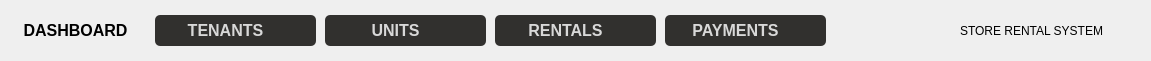
     <widget class="QWidget" name="DashBoardWidget" native="true">
      <property name="geometry">
       <rect>
        <x>0</x>
        <y>0</y>
        <width>1151</width>
        <height>61</height>
       </rect>
      </property>
      <property name="styleSheet">
       <string notr="true">QWidget {
    background-color:  #fffff;        /* Background color */
    border: 1px solid #d3d3d3;      /* Light grey border */
    border-radius: 10px;            /* Rounded corners */
    padding: 10px;                  /* Padding inside the widget */
}

/* Shadow effect */
QWidget {
    box-shadow: 5px 5px 15px rgba(0, 0, 0, 0.3);  /* Shadow with some transparency */
}

QWidget &gt; QLabel {
    background-color: transparent;              /* Transparent background for labels */
    border: none;                               /* No border for labels */
    margin: 0px;                                /* No margin for labels */
}</string>
      </property>
      <widget class="QPushButton" name="DashboardButton">
       <property name="geometry">
        <rect>
         <x>-10</x>
         <y>0</y>
         <width>171</width>
         <height>61</height>
        </rect>
       </property>
       <property name="styleSheet">
        <string notr="true">QPushButton {
    background-color: #fffff; /* Solid color */
    border: none;
    border-radius: 12px;
    color: black;
    padding: 4px 5px;
    text-align: center;
    font-size: 16px;
    font-weight: bold;
    min-width: 10px;
    min-height: 4px;
    margin: 5px;
	
}

QPushButton:hover {
    background-color: #94908D; /* Solid color on hover */
}

QPushButton:pressed {
    background-color: #94908D; /* Solid color on pressed */
}

QPushButton:disabled {
    background-color: #111111; /* Solid color on disabled */
    color: #fffff;
}
</string>
       </property>
       <property name="text">
        <string>DASHBOARD</string>
       </property>
       <property name="icon">
        <iconset>
         <normaloff>:/icons/house.png</normaloff>:/icons/house.png</iconset>
       </property>
       <property name="iconSize">
        <size>
         <width>25</width>
         <height>25</height>
        </size>
       </property>
      </widget>
      <widget class="QPushButton" name="RentalsButton">
       <property name="geometry">
        <rect>
         <x>490</x>
         <y>10</y>
         <width>171</width>
         <height>41</height>
        </rect>
       </property>
       <property name="styleSheet">
        <string notr="true">QPushButton {
    background-color: #31302E; /* Solid color */
    border: none;
    border-radius: 5px;
    color: #d8d8d8;
    padding: 4px 5px;
    text-align: center;
    font-size: 16px;
    font-weight: bold;
    min-width: 10px;
    min-height: 4px;
    margin: 5px;
	padding-right: 25px;
	
}

QPushButton:hover {
    background-color: #94908D; /* Solid color on hover */
}

QPushButton:pressed {
    background-color: #94908D; /* Solid color on pressed */
}

QPushButton:disabled {
    background-color: #000000; /* Solid color on disabled */
    color: #757575;
}
</string>
       </property>
       <property name="text">
        <string>RENTALS</string>
       </property>
       <property name="icon">
        <iconset resource="resources.qrc">
         <normaloff>:/icons/D:/key-3-16.ico</normaloff>:/icons/D:/key-3-16.ico</iconset>
       </property>
       <property name="iconSize">
        <size>
         <width>19</width>
         <height>19</height>
        </size>
       </property>
      </widget>
      <widget class="QPushButton" name="UnitsButton">
       <property name="geometry">
        <rect>
         <x>320</x>
         <y>10</y>
         <width>171</width>
         <height>41</height>
        </rect>
       </property>
       <property name="styleSheet">
        <string notr="true">QPushButton {
    background-color: #31302E; /* Solid color */
    border: none;
    border-radius: 5px;
    color: #d8d8d8;
    padding: 4px 5px;
    text-align: center;
    font-size: 16px;
    font-weight: bold;
    min-width: 10px;
    min-height: 4px;
    margin: 5px;
	padding-right: 25px;
	
}

QPushButton:hover {
    background-color: #94908D; /* Solid color on hover */
}

QPushButton:pressed {
    background-color: #94908D; /* Solid color on pressed */
}

QPushButton:disabled {
    background-color: #000000; /* Solid color on disabled */
    color: #757575;
}
</string>
       </property>
       <property name="text">
        <string>UNITS</string>
       </property>
       <property name="icon">
        <iconset resource="resources.qrc">
         <normaloff>:/icons/D:/edit-property-16.ico</normaloff>:/icons/D:/edit-property-16.ico</iconset>
       </property>
       <property name="iconSize">
        <size>
         <width>19</width>
         <height>19</height>
        </size>
       </property>
      </widget>
      <widget class="QPushButton" name="TenantsButton">
       <property name="geometry">
        <rect>
         <x>150</x>
         <y>10</y>
         <width>171</width>
         <height>41</height>
        </rect>
       </property>
       <property name="styleSheet">
        <string notr="true">QPushButton {
    background-color: #31302E; /* Solid color */
    border: none;
    border-radius: 5px;
    color: #d8d8d8;
    padding: 4px 5px;
    text-align: center;
    font-size: 16px;
    font-weight: bold;
    min-width: 10px;
    min-height: 4px;
    margin: 5px;
	padding-right: 25px;
	
}

QPushButton:hover {
    background-color: #94908D; /* Solid color on hover */
}

QPushButton:pressed {
    background-color: #94908D; /* Solid color on pressed */
}

QPushButton:disabled {
    background-color: #000000; /* Solid color on disabled */
    color: #757575;
}
</string>
       </property>
       <property name="text">
        <string>TENANTS</string>
       </property>
       <property name="icon">
        <iconset resource="resources.qrc">
         <normaloff>:/icons/D:/user-3-16.ico</normaloff>:/icons/D:/user-3-16.ico</iconset>
       </property>
       <property name="iconSize">
        <size>
         <width>19</width>
         <height>19</height>
        </size>
       </property>
      </widget>
      <widget class="QPushButton" name="PaymentsButton">
       <property name="geometry">
        <rect>
         <x>660</x>
         <y>10</y>
         <width>171</width>
         <height>41</height>
        </rect>
       </property>
       <property name="styleSheet">
        <string notr="true">QPushButton {
    background-color: #31302E; /* Solid color */
    border: none;
    border-radius: 5px;
    color: #d8d8d8;
    padding: 4px 5px;
    text-align: center;
    font-size: 16px;
    font-weight: bold;
    min-width: 10px;
    min-height: 4px;
    margin: 5px;
	padding-right: 25px;
	
}

QPushButton:hover {
    background-color: #94908D; /* Solid color on hover */
}

QPushButton:pressed {
    background-color: #94908D; /* Solid color on pressed */
}

QPushButton:disabled {
    background-color: #000000; /* Solid color on disabled */
    color: #757575;
}
</string>
       </property>
       <property name="text">
        <string>PAYMENTS</string>
       </property>
       <property name="icon">
        <iconset resource="resources.qrc">
         <normaloff>:/icons/D:/credit-card-6-16.ico</normaloff>:/icons/D:/credit-card-6-16.ico</iconset>
       </property>
       <property name="iconSize">
        <size>
         <width>19</width>
         <height>19</height>
        </size>
       </property>
      </widget>
      <widget class="QLabel" name="TotalUnits_9">
       <property name="geometry">
        <rect>
         <x>960</x>
         <y>10</y>
         <width>161</width>
         <height>41</height>
        </rect>
       </property>
       <property name="font">
        <font>
         <family>MS Shell Dlg 2</family>
         <pointsize>8</pointsize>
         <italic>false</italic>
         <bold>false</bold>
        </font>
       </property>
       <property name="styleSheet">
        <string notr="true">font-size: 12px;
font: 8pt &quot;MS Shell Dlg 2&quot;;
bold: off;</string>
       </property>
       <property name="text">
        <string>STORE RENTAL SYSTEM</string>
       </property>
      </widget>
      <zorder>DashboardButton</zorder>
      <zorder>RentalsButton</zorder>
      <zorder>UnitsButton</zorder>
      <zorder>PaymentsButton</zorder>
      <zorder>TenantsButton</zorder>
      <zorder>TotalUnits_9</zorder>
     </widget>
